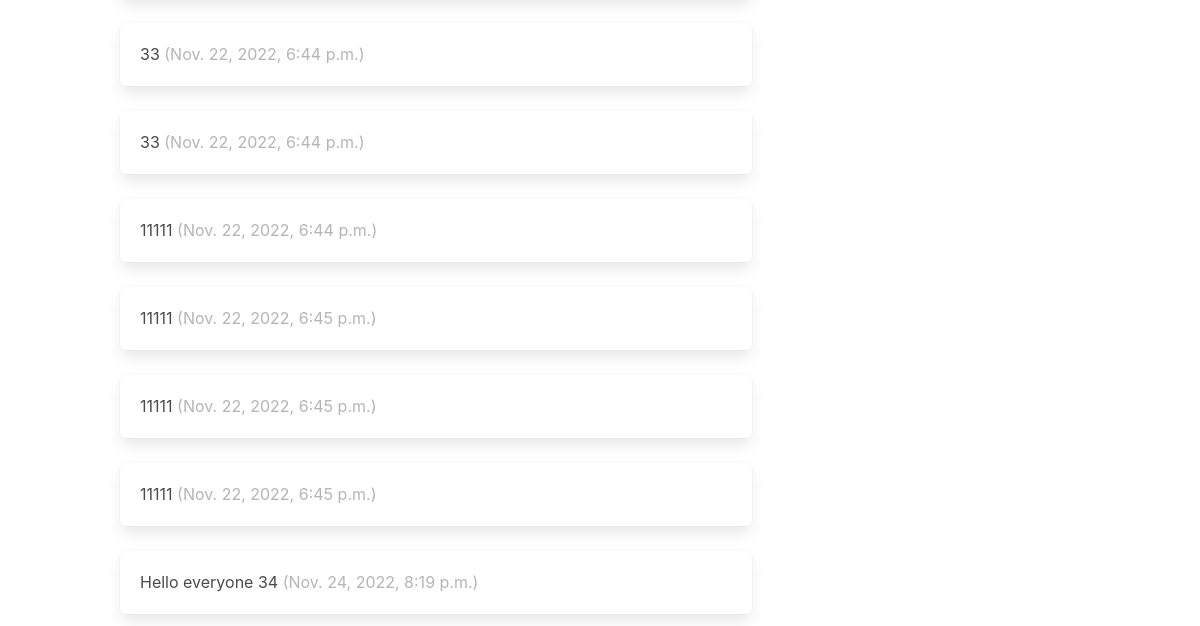
The page /profile/12 (signed in, lower part) on the database as committed earlier.
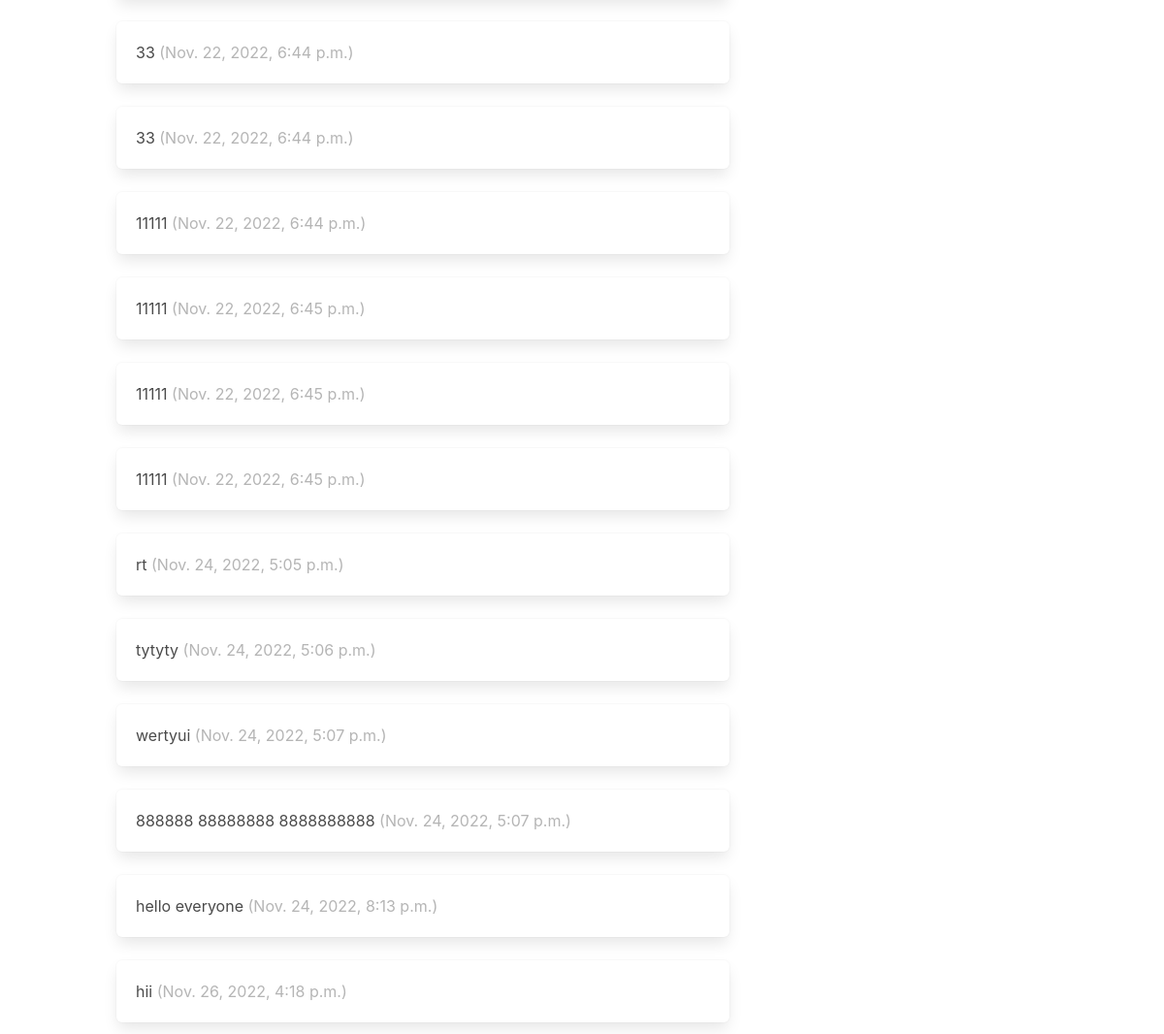
The same page on the database as committed later.
### dwitter/models.py (models this page shows, shortened)
class Dweet(models.Model):
    user = models.ForeignKey(User,related_name="dweets", on_delete=models.DO_NOTHING)
    body = models.CharField(max_length=140)
    created_at = models.DateTimeField(auto_now_add=True)

### dwitter/views.py (the view, shortened to what this page needs)
# urls.py: path("profile/<int:pk>", profile, name="profile"),
def profile(request, pk):
    if not hasattr(request.user, 'profile'):
        missing_profile = Profile(user=request.user)
        missing_profile.save()
    profile = Profile.objects.get(pk=pk)
    return render(request, "dwitter/profile.html", {"profile": profile})

### dwitter/models.py (called while the page is built)
    def __str__(self):
        return self.user.username

### dwitter/templates/dwitter/profile.html (shortened to what this page needs)
{% extends 'base.html' %}
{% block content %}
<div class="column">
    <div class="content">
        {% for dweet in profile.user.dweets.all %}
        <div class="box">
            {{ dweet.body }}
            <span class="is-small has-text-grey-light">
                ({{ dweet.created_at }})
            </span>
        </div>
        {% endfor %}
    </div>
</div>
<div class="column is-one-third">
</div>
{% endblock content %}

Rows that differ between the two databases and show on the page:
removed Dweet: body "Hello everyone 34", created_at "Nov. 24, 2022, 8:19 p.m."
added Dweet: body "rt", created_at "Nov. 24, 2022, 5:05 p.m."
added Dweet: body "tytyty", created_at "Nov. 24, 2022, 5:06 p.m."
added Dweet: body "wertyui", created_at "Nov. 24, 2022, 5:07 p.m."
added Dweet: body "888888 88888888 8888888888", created_at "Nov. 24, 2022, 5:07 p.m."
added Dweet: body "hello everyone", created_at "Nov. 24, 2022, 8:13 p.m."
added Dweet: body "hii", created_at "Nov. 26, 2022, 4:18 p.m."
